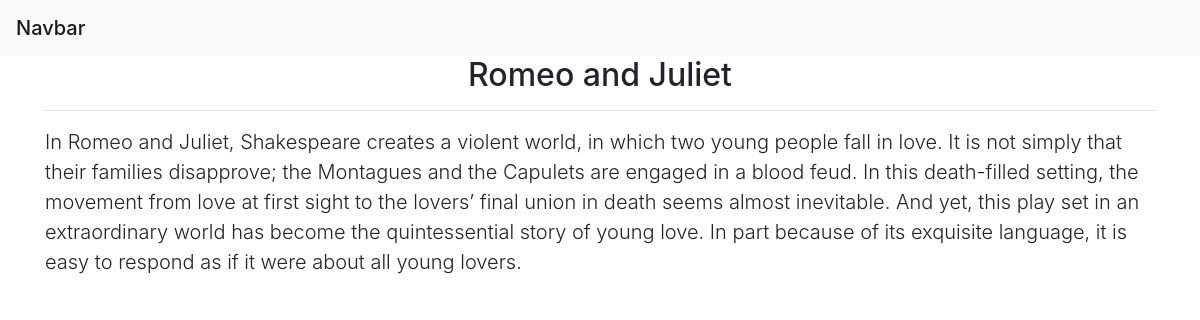
/1/, run on the app's committed database.
### story/models.py (models this page shows, shortened)
class Story(models.Model):
    category=models.ForeignKey(Category,on_delete=models.CASCADE)
    title=models.CharField(max_length=150)
    body=models.TextField()
    des=models.TextField()
    publish=models.DateTimeField(auto_now_add=True)

### story/views.py (the view)
# urls.py: path('<int:id>/',views.story_detail,name="story_detail"),
def story_detail(request,id):
    story = get_object_or_404(Story,id=id)
    return render(request,'story/story_detail.html',{'story':story})

### templates/story/story_detail.html (shortened to what this page needs)
{% extends 'base.html' %}
{% block body %}
<div class='container'>
  <h2 class="text-center">{{story.title}}</h2><hr>
  <p class="lead">{{story.des|safe}}</p>
</div>
{% endblock %}

### data on the page
Story: title "Romeo and Juliet", des "In Romeo and Juliet, Shakespeare creates a violent world, in which two young people fall in love. It is not simply that their families disapprove; the Montagues and the Capulets are engaged in a blood feud. In this death-filled setting, the movement from love at first sight to the lovers’ final union in death seems almost inevitable. And yet, this play set in an extraordinary world has become the quintessential story of young love. In part because of its exquisite language, it is easy to respond as if it were about all young lovers."
